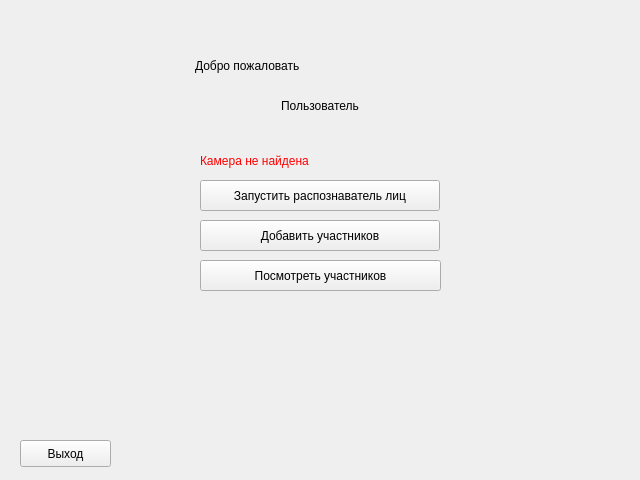
<?xml version="1.0" encoding="UTF-8"?>
<ui version="4.0">
 <class>main</class>
 <widget class="QWidget" name="main">
  <property name="geometry">
   <rect>
    <x>0</x>
    <y>0</y>
    <width>640</width>
    <height>480</height>
   </rect>
  </property>
  <property name="windowTitle">
   <string>Face Detection</string>
  </property>
  <property name="windowIcon">
   <iconset>
    <normaloff>../icon.jpg</normaloff>../icon.jpg</iconset>
  </property>
  <widget class="QLabel" name="welcome">
   <property name="enabled">
    <bool>true</bool>
   </property>
   <property name="geometry">
    <rect>
     <x>195</x>
     <y>50</y>
     <width>261</width>
     <height>31</height>
    </rect>
   </property>
   <property name="styleSheet">
    <string notr="true">font: 22pt &quot;MS Shell Dlg 2&quot;;</string>
   </property>
   <property name="text">
    <string>Добро пожаловать</string>
   </property>
  </widget>
  <widget class="QLabel" name="CurrentUser_label">
   <property name="geometry">
    <rect>
     <x>0</x>
     <y>90</y>
     <width>640</width>
     <height>31</height>
    </rect>
   </property>
   <property name="styleSheet">
    <string notr="true">font: 22pt &quot;MS Shell Dlg 2&quot;;</string>
   </property>
   <property name="text">
    <string>Пользователь</string>
   </property>
   <property name="alignment">
    <set>Qt::AlignCenter</set>
   </property>
  </widget>
  <widget class="QPushButton" name="start_button">
   <property name="geometry">
    <rect>
     <x>200</x>
     <y>180</y>
     <width>240</width>
     <height>31</height>
    </rect>
   </property>
   <property name="cursor">
    <cursorShape>PointingHandCursor</cursorShape>
   </property>
   <property name="styleSheet">
    <string notr="true">font: 12pt &quot;MS Shell Dlg 2&quot;;</string>
   </property>
   <property name="text">
    <string>Запустить распознаватель лиц</string>
   </property>
  </widget>
  <widget class="QPushButton" name="add_button">
   <property name="geometry">
    <rect>
     <x>200</x>
     <y>220</y>
     <width>240</width>
     <height>31</height>
    </rect>
   </property>
   <property name="cursor">
    <cursorShape>PointingHandCursor</cursorShape>
   </property>
   <property name="styleSheet">
    <string notr="true">font: 12pt &quot;MS Shell Dlg 2&quot;;</string>
   </property>
   <property name="text">
    <string>Добавить участников</string>
   </property>
  </widget>
  <widget class="QPushButton" name="view_button">
   <property name="geometry">
    <rect>
     <x>200</x>
     <y>260</y>
     <width>241</width>
     <height>31</height>
    </rect>
   </property>
   <property name="cursor">
    <cursorShape>PointingHandCursor</cursorShape>
   </property>
   <property name="styleSheet">
    <string notr="true">font: 12pt &quot;MS Shell Dlg 2&quot;;</string>
   </property>
   <property name="text">
    <string>Посмотреть участников</string>
   </property>
  </widget>
  <widget class="QPushButton" name="exit_button">
   <property name="geometry">
    <rect>
     <x>20</x>
     <y>440</y>
     <width>91</width>
     <height>27</height>
    </rect>
   </property>
   <property name="cursor">
    <cursorShape>PointingHandCursor</cursorShape>
   </property>
   <property name="styleSheet">
    <string notr="true">font: 12pt &quot;MS Shell Dlg 2&quot;;</string>
   </property>
   <property name="text">
    <string>Выход</string>
   </property>
  </widget>
  <widget class="QLabel" name="camera_error">
   <property name="enabled">
    <bool>true</bool>
   </property>
   <property name="geometry">
    <rect>
     <x>200</x>
     <y>150</y>
     <width>201</width>
     <height>21</height>
    </rect>
   </property>
   <property name="styleSheet">
    <string notr="true">color: rgb(255, 0, 0);
font: 11pt &quot;MS Shell Dlg 2&quot;;</string>
   </property>
   <property name="text">
    <string>Камера не найдена</string>
   </property>
  </widget>
 </widget>
 <resources/>
 <connections/>
</ui>
